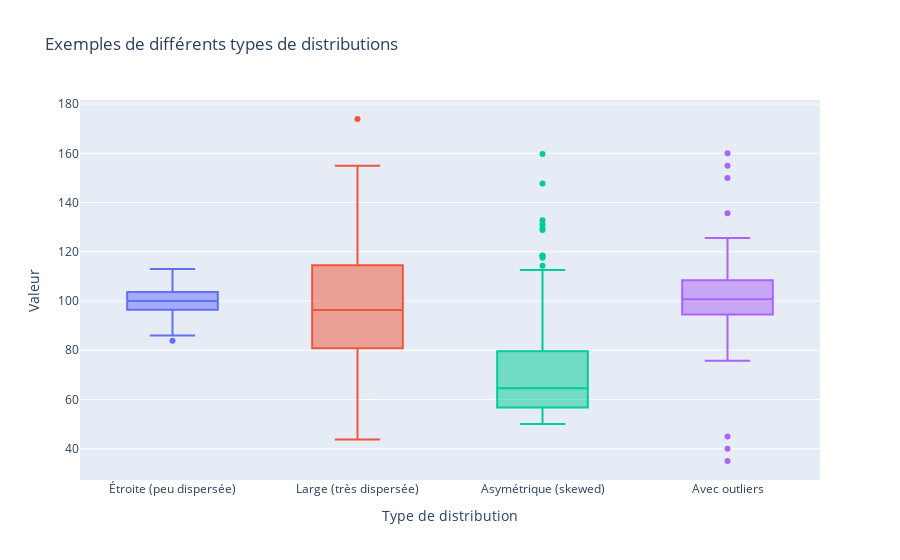

Source (notebook cell):
### Markdown cell above
### 📖 Comment interpréter ?

```
        Maximum ──────┐
                      │
        Q3 ────────┐  │
                   │  │
        Médiane ───┼──┤  ← La boîte représente 50% des données
                   │  │
        Q1 ────────┘  │
                      │
        Minimum ──────┘

        • Points isolés = Outliers
```

- **Boîte large** : Données très dispersées
- **Boîte étroite** : Données concentrées
- **Médiane au centre** : Distribution symétrique
- **Médiane décalée** : Distribution asymétrique
- **Points au-delà des moustaches** : Outliers (valeurs > Q3 + 1.5×IQR ou < Q1 - 1.5×IQR)

### 🎨 Exemples visuels de différents types de boxplots

Pour mieux comprendre l'interprétation, générons des données avec différentes caractéristiques :

### Code cell
# Générer différents types de distributions
np.random.seed(123)

# 1. Distribution étroite et symétrique (données concentrées)
donnees_etroites = np.random.normal(100, 5, 200)

# 2. Distribution large et symétrique (données dispersées)
donnees_larges = np.random.normal(100, 25, 200)

# 3. Distribution asymétrique à droite
donnees_asym_droite = np.random.exponential(20, 200) + 50

# 4. Distribution avec outliers
donnees_base = np.random.normal(100, 10, 194)
# Ajouter quelques valeurs extrêmes
donnees_outliers = np.append(donnees_base, [150, 155, 160, 45, 40, 35])

# Créer un dataframe pour visualiser (tous de même longueur maintenant)
df_exemples = pd.DataFrame({
    'Étroite\n(peu dispersée)': donnees_etroites,
    'Large\n(très dispersée)': donnees_larges,
    'Asymétrique\n(skewed)': donnees_asym_droite,
    'Avec outliers': donnees_outliers
})

# Combiner
df_exemples_long = df_exemples.melt(var_name='Type', value_name='Valeur')

# Créer le boxplot comparatif
fig = px.box(df_exemples_long, 
             x='Type', 
             y='Valeur',
             color='Type',
             title='Exemples de différents types de distributions',
             points='outliers')

fig.update_layout(
    showlegend=False,
    xaxis_title='Type de distribution',
    yaxis_title='Valeur'
)

fig.show()

### Figure 1 — Plotly figure (JSON) as saved in the notebook; plotly's stock layout.template omitted (floating-point values rounded to 4 significant figures; data arrays with more than 128 entries replaced by an {"elided": "..."} marker saying what was removed)
{"data": [{"alignmentgroup": "True", "boxpoints": "outliers", "hovertemplate": "Type=%{x}<br>Valeur=%{y}<extra></extra>", "legendgroup": "Étroite\n(peu dispersée)", "marker": {"color": "#636efa"}, "name": "Étroite\n(peu dispersée)", "notched": false, "offsetgroup": "Étroite\n(peu dispersée)", "orientation": "v", "showlegend": true, "type": "box", "x": {"elided": "200 str values"}, "x0": " ", "xaxis": "x", "y": {"elided": "200 float values"}, "y0": " ", "yaxis": "y"}, {"alignmentgroup": "True", "boxpoints": "outliers", "hovertemplate": "Type=%{x}<br>Valeur=%{y}<extra></extra>", "legendgroup": "Large\n(très dispersée)", "marker": {"color": "#EF553B"}, "name": "Large\n(très dispersée)", "notched": false, "offsetgroup": "Large\n(très dispersée)", "orientation": "v", "showlegend": true, "type": "box", "x": {"elided": "200 str values"}, "x0": " ", "xaxis": "x", "y": {"elided": "200 float values"}, "y0": " ", "yaxis": "y"}, {"alignmentgroup": "True", "boxpoints": "outliers", "hovertemplate": "Type=%{x}<br>Valeur=%{y}<extra></extra>", "legendgroup": "Asymétrique\n(skewed)", "marker": {"color": "#00cc96"}, "name": "Asymétrique\n(skewed)", "notched": false, "offsetgroup": "Asymétrique\n(skewed)", "orientation": "v", "showlegend": true, "type": "box", "x": {"elided": "200 str values"}, "x0": " ", "xaxis": "x", "y": {"elided": "200 float values"}, "y0": " ", "yaxis": "y"}, {"alignmentgroup": "True", "boxpoints": "outliers", "hovertemplate": "Type=%{x}<br>Valeur=%{y}<extra></extra>", "legendgroup": "Avec outliers", "marker": {"color": "#ab63fa"}, "name": "Avec outliers", "notched": false, "offsetgroup": "Avec outliers", "orientation": "v", "showlegend": true, "type": "box", "x": {"elided": "200 str values"}, "x0": " ", "xaxis": "x", "y": {"elided": "200 float values"}, "y0": " ", "yaxis": "y"}], "layout": {"boxmode": "overlay", "legend": {"title": {"text": "Type"}, "tracegroupgap": 0}, "showlegend": false, "title": {"text": "Exemples de différents types de distributions"}, "xaxis": {"anchor": "y", "categoryarray": ["Étroite\n(peu dispersée)", "Large\n(très dispersée)", "Asymétrique\n(skewed)", "Avec outliers"], "categoryorder": "array", "domain": [0, 1], "title": {"text": "Type de distribution"}}, "yaxis": {"anchor": "x", "domain": [0, 1], "title": {"text": "Valeur"}}}}
